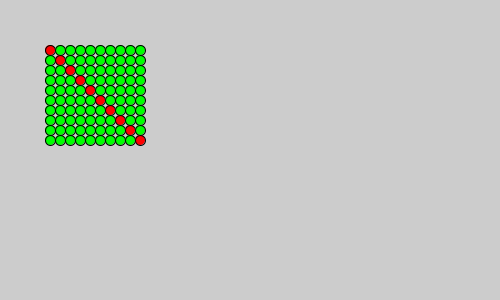
Frame 1 (no input)
Frame 60 (the mouse pressed at the canvas centre just before this capture): identical to frame 1, image omitted
Frame 120 (the mouse held since frame 60 and released just before this capture): identical to frame 1, image omitted

The Processing sketch that drew this single still picture (run headless with seeded random() and noise(); from frame 60 on, the mouse is pressed at the canvas centre):

// Processing sketch: week_4_quix_b_activity_1
// ── week_4_quix_b_activity_1.pde
//Globals (for sake of simplicity over re-usability)

//-----------------------------------------------
void setup(){
  float circle_size = 10;
  float count = 10;
  float x_start = 50;
  float y_start = 50;
  size(500,300);
  CircleGrid(x_start,y_start, count, circle_size);
}

void CircleGrid(float x, float y,float grid_size , float size){
  for (int row = 0;row<grid_size;row++){
    for (int column = 0;column<grid_size;column++){
      if (row == column){
        fill(255,0,0); //fill red if equal, else fill green
      }else{
        fill(0,255,0);
      }
      ellipse(x + (column * size) , y + (row * size) , size, size);
    }
  }
}

//-----------------------------------------------
void draw(){}
//===============================================
